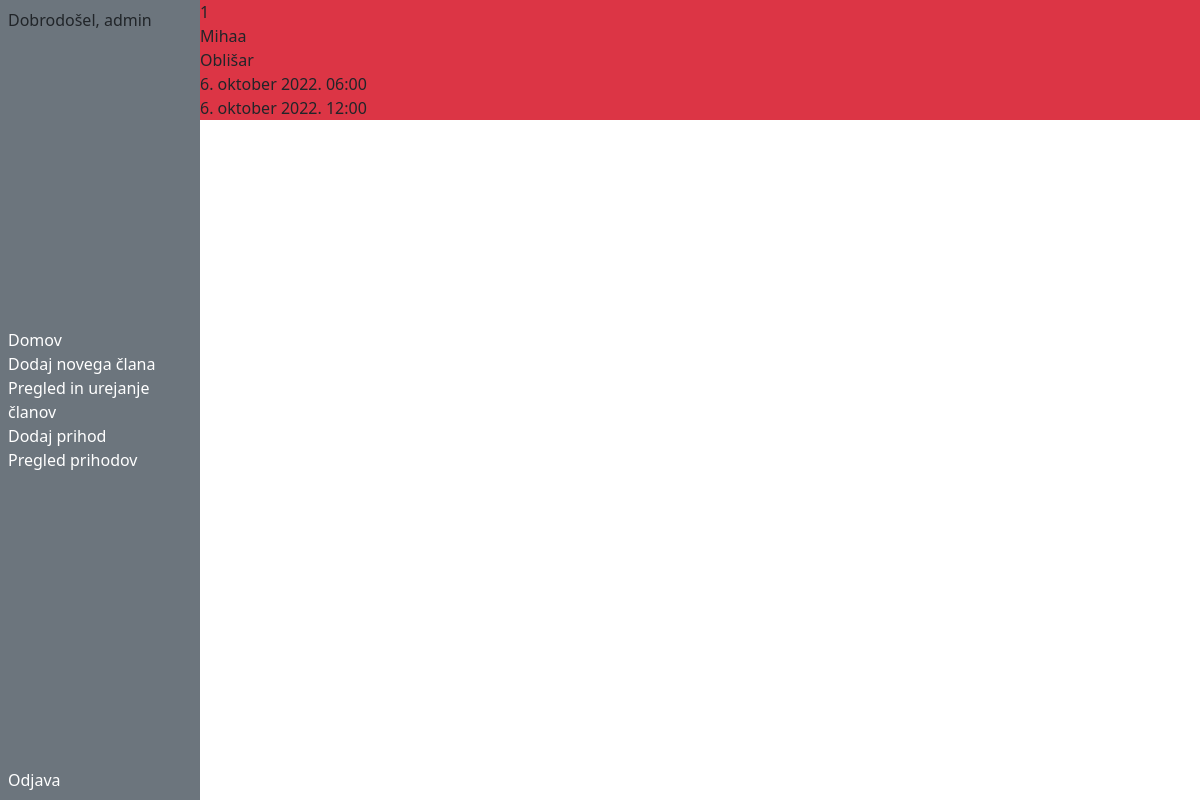
Page /evidence/1 (signed in) on the earlier database version.
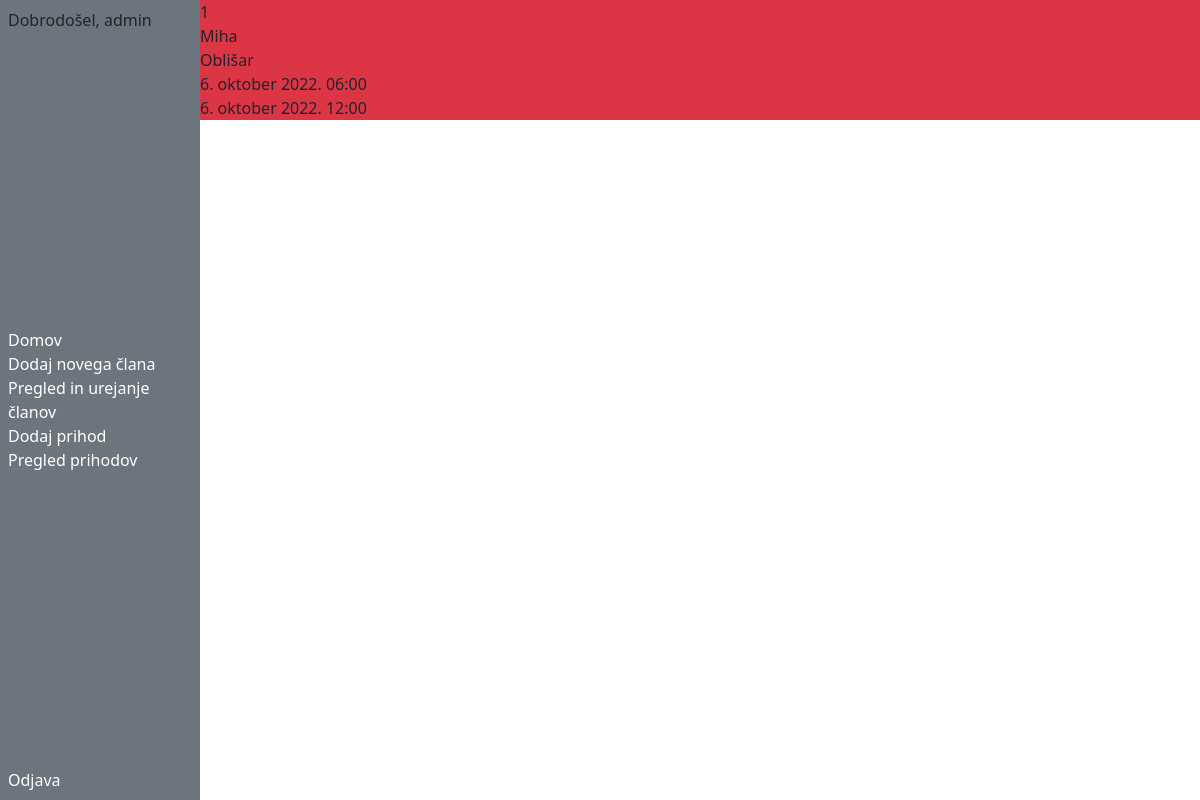
Same page on the later database version.
### workevidence/models.py (models this page shows, shortened)
class WorkEvidence(models.Model):
    worker = models.ForeignKey(Worker,on_delete=models.CASCADE)
    created_date = models.DateTimeField(default=timezone.now)
    start_date = models.DateTimeField(blank=True, null=True)
    end_date = models.DateTimeField(blank=True, null=True)

class Worker(models.Model):
    first_name = models.CharField(max_length=20)
    last_name = models.CharField(max_length=20)
    date_of_birth = models.DateField(blank=True, null=True)
    card_id = models.CharField(max_length=20,blank=True,null=True,unique=True)
    created_date = models.DateTimeField(default=timezone.now)

### workevidence/views.py (the view)
# urls.py: path('evidence/<int:pk>', views.evidenceDetails, name='evidence_detail'),
def evidenceDetails(request,pk):
    evidence = get_object_or_404(WorkEvidence, pk=pk)
    return render(request, 'evidence_detail.html', {'evidence': evidence})

### workevidence/templates/evidence_detail.html
{% extends 'base.html' %} {% block content %}
<div class="d-flex flex-column border-3 border-danger bg-danger">
  <p class="m-0">{{ evidence.id}}</p>
  <p class="m-0">{{ evidence.worker.first_name}}</p>
  <p class="m-0">{{ evidence.worker.last_name}}</p>
  <p class="m-0">{{ evidence.start_date}}</p>
  <p class="m-0">{{ evidence.end_date}}</p>
</div>
{% endblock %}

Differences in the rows shown:
changed through a linked row, WorkEvidence "Oblišar": worker.first_name "Mihaa" → "Miha"
